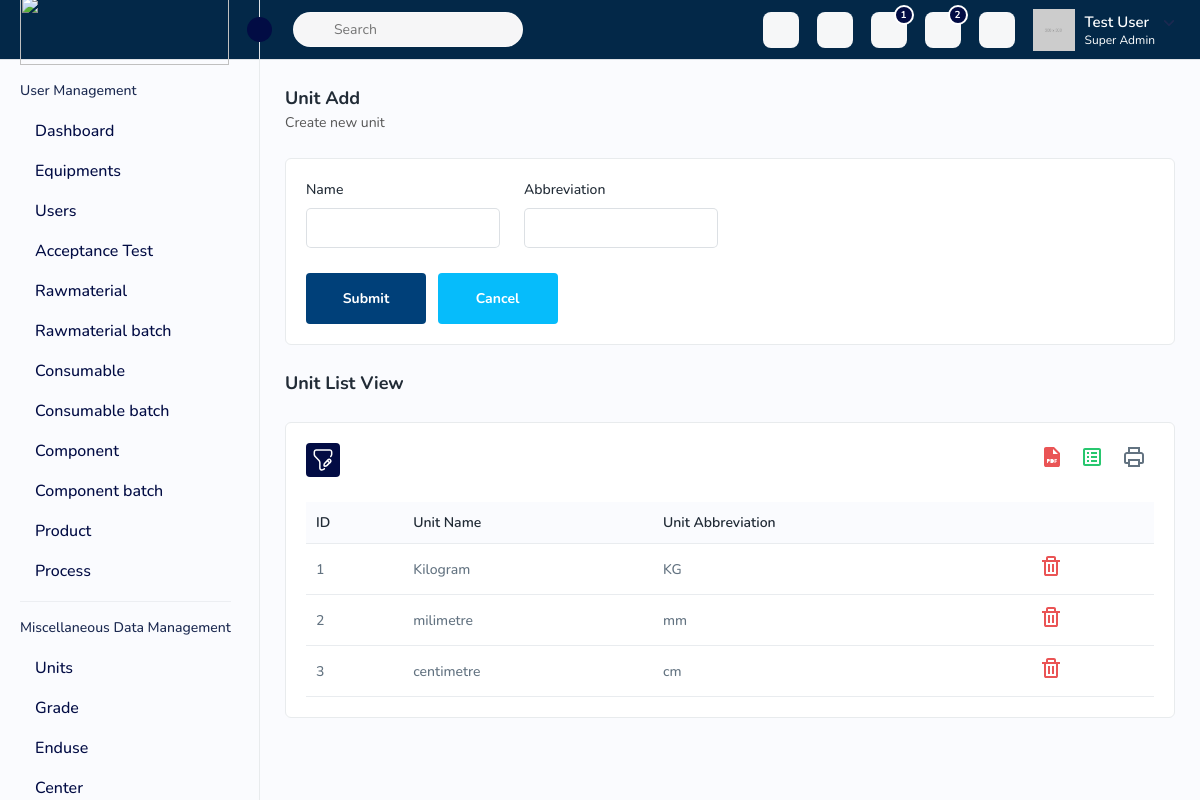
/unit/, run on the app's committed database.
### qdpc_core_models/models/unit.py (models this page shows, shortened)
class Unit(models.Model):
    id = models.AutoField(primary_key=True)
    name = models.CharField(max_length=50, unique=True)
    abbreviation = models.CharField(max_length=10)

### qdpc/views/unit.py (the view, shortened to what this page needs)
# urls.py: path('unit/', UnitView.as_view(), name='unit-list'),
class UnitView(BaseModelViewSet):
    def get(self, request, format=None):
        units = Unit.objects.all()
        serializer = UnitSerializer(units, many=True)
        context={
            'units': serializer.data,
        }
        print(context)
        return render(request, 'unit.html',context)

### templates/unit.html (shortened to what this page needs)
{% extends 'index.html' %}
{% block content %}
{% load static %}
<div class="page-wrapper">
	<div class="content">
		<div class="page-header">
			<div class="page-title">
				<h4>Unit Add</h4>
				<h6>Create new unit</h6>
			</div>
		</div>
		<div class="card">
			<div class="card-body">
				<div class="row">
					<div class="col-lg-3 col-sm-6 col-12">
						<div class="form-group">
							<label> Name</label>
							<input type="text" id="unit_name" name="unit_name" class="form-control">
						</div>
					</div>
					<div class="col-lg-3 col-sm-6 col-12">
						<div class="form-group">
							<label> Abbreviation</label>
							<input type="text" id="unit_abbreviation" name="unit_abbreviation" class="form-control">
						</div>
					</div>
					<div class="col-lg-12">
						<a href="unit.html" id="submit-btn" class="btn btn-submit me-2">Submit</a>
						<a href="{% url 'unit-list' %}" class="btn btn-cancel">Cancel</a>
					</div>
				</div>
			</div>
		</div>
		<div class="page-header">
			<div class="page-title">
				<h4>Unit List View</h4>
			</div>
		</div>
		<div class="card">
			<div class="card-body">
				<div class="table-top">
					<div class="search-set">
						<div class="search-path">
							<a class="btn btn-filter" id="filter_search">
								<img src="{% static 'assets/img/icons/filter.svg' %}" alt="img">
							</a>
						</div>
						<div class="search-input">
							<a class="btn btn-searchset"><img src="{% static 'assets/img/icons/search-white.svg' %}"
									alt="img"></a>
						</div>
					</div>
					<div class="wordset">
						<ul>
							<li>
								<a data-bs-toggle="tooltip" data-bs-placement="top" title="pdf"><img
										src="{% static 'assets/img/icons/pdf.svg' %}" alt="img"></a>
							</li>
							<li>
								<a data-bs-toggle="tooltip" data-bs-placement="top" title="excel"><img
										src="{% static 'assets/img/icons/excel.svg' %}" alt="img"></a>
							</li>
							<li>
								<a data-bs-toggle="tooltip" data-bs-placement="top" title="print"><img
										src="{% static 'assets/img/icons/printer.svg' %}" alt="img"></a>
							</li>
						</ul>
					</div>
				</div>
				<div class="table-responsive">
					<table class="table datanew">
						<thead>
							<tr>
								<th>ID</th>
								<th>Unit Name</th>
								<th>Unit Abbreviation</th>
								<th></th>
							</tr>
						</thead>
						<tbody>
							{% if units %}
							{% for unit in units %}
							<tr>
								<td>{{ unit.id }}</td>
								<td>{{ unit.name }}</td>
								<td>{{ unit.abbreviation }}</td>
								<td>
									<a id="delete-unit-btn" data-id="{{ unit.id }}">
										<img src="{% static 'assets/img/icons/delete.svg' %}" alt="img">
									</a>
								</td>
							</tr>
							{% endfor %}
						{% endif %}
						</tbody>
					</table>
				</div>
			</div>
		</div>
	</div>
	{% endblock %}

### data on the page
Unit: name "Kilogram", abbreviation "KG"
Unit: name "milimetre", abbreviation "mm"
Unit: name "centimetre", abbreviation "cm"

### other printed values
{{ unit.id }} "1" "2" "3"
